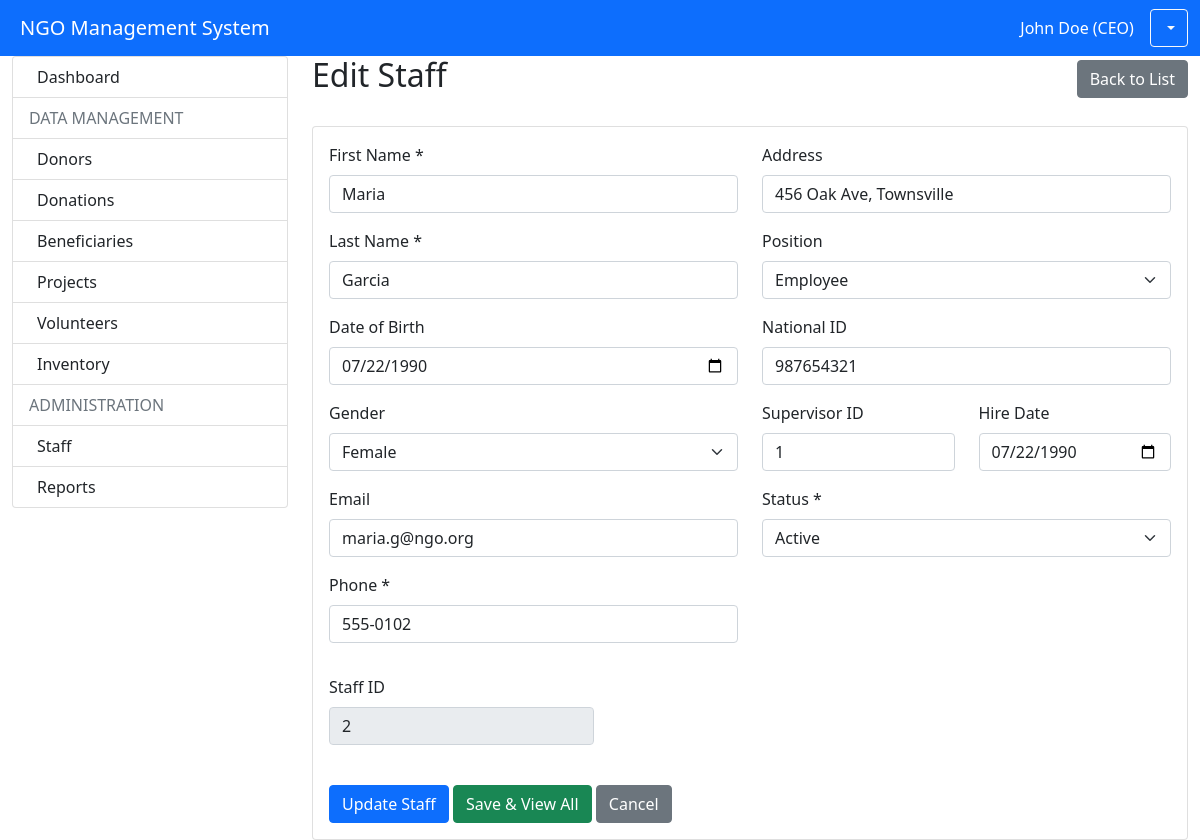
Screenshot of /modules/staff/manage.php?id=2 (signed in) with the database file from the repository.
### tables this page shows
CREATE TABLE `staff` (
  `staff_id` int(11) NOT NULL,
  `first_name` varchar(30) NOT NULL,
  `last_name` varchar(30) NOT NULL,
  `email` varchar(30) NOT NULL,
  `nid` int(11) NOT NULL,
  `address` varchar(50) NOT NULL,
  `dob` date NOT NULL,
  `gender` varchar(10) DEFAULT NULL,
  `phone` varchar(16) NOT NULL,
  `position` varchar(40) NOT NULL,
  `status` enum('Active','Fired','Quit') DEFAULT 'Active',
  `supervisor_id` int(11) DEFAULT NULL,
  `hire_date` date DEFAULT NULL
);

### modules/staff/manage.php (the view, shortened to what this page needs)
<?php
require_once '../../config.php';
$staff_id = $_GET['id'] ?? 0;
$staff = null;
if ($staff_id) {
    $stmt = $pdo->prepare("SELECT * FROM Staff WHERE staff_id = ?");
    $stmt->execute([$staff_id]);
    $staff = $stmt->fetch();
}
?>
<!DOCTYPE html>
<html lang="en">
<head>
    <link href="https://cdn.jsdelivr.net/npm/bootstrap@5.1.3/dist/css/bootstrap.min.css" rel="stylesheet">
</head>
<body>
    <?php include '../../includes/header.php'; ?>
    <div class="container-fluid">
        <div class="row">
            <div class="col-md-3">
                <?php include '../../includes/sidebar.php'; ?>
            </div>
            <div class="col-md-9">
                <div class="d-flex justify-content-between align-items-center mb-4">
                    <h2><?php echo $staff_id ? 'Edit Staff' : 'Add New Staff'; ?></h2>
                    <a href="view.php" class="btn btn-secondary">Back to List</a>
                </div>
                <div class="card">
                    <div class="card-body">
                        <form method="POST" action="">
                            <div class="row">
                                <div class="col-md-6">
                                    <div class="mb-3">
                                        <label class="form-label">First Name *</label>
                                        <input type="text" class="form-control" name="first_name"
                                               value="<?php echo htmlspecialchars($staff['first_name'] ?? ''); ?>" required>
                                    </div>
                                    <div class="mb-3">
                                        <label class="form-label">Last Name *</label>
                                        <input type="text" class="form-control" name="last_name"
                                               value="<?php echo htmlspecialchars($staff['last_name'] ?? ''); ?>" required>
                                    </div>
                                    <div class="mb-3">
                                        <label class="form-label">Date of Birth</label>
                                        <input type="date" class="form-control" name="dob"
                                               value="<?php echo $staff['dob'] ?? ''; ?>">
                                    </div>
                                    <div class="mb-3">
                                        <label class="form-label">Gender</label>
                                        <select class="form-select" name="gender">
                                            <option value="Female" <?php echo ($staff['gender'] ?? '') == 'Female' ? 'selected' : ''; ?>>Female</option>
                                        </select>
                                    </div>
                                    <div class="mb-3">
                                        <label class="form-label">Email</label>
                                        <input type="email" class="form-control" name="email"
                                               value="<?php echo htmlspecialchars($staff['email'] ?? ''); ?>">
                                    </div>
                                    <div class="mb-3">
                                        <label class="form-label">Phone *</label>
                                        <input type="text" class="form-control" name="phone"
                                               value="<?php echo htmlspecialchars($staff['phone'] ?? ''); ?>" required>
                                    </div>
                                </div>
                                <div class="col-md-6">
                                    <div class="mb-3">
                                        <label class="form-label">Address</label>
                                        <input type="text" class="form-control" name="address"
                                               value="<?php echo htmlspecialchars($staff['address'] ?? ''); ?>">
                                    </div>
                                    <div class="mb-3">
                                        <label class="form-label">Position</label>
                                        <select class="form-select" name="position" id="position" required>
                                        <option value="Employee">Employee</option>
                                        </select>
                                    </div>
                                    <div class="mb-3">
                                        <label class="form-label">National ID</label>
                                        <input type="text" class="form-control" name="nid"
                                               value="<?php echo $staff['nid'] ?? ''; ?>">
                                    </div>
                                    <div class="row">
                                        <div class="col-md-6">
                                            <div class="mb-3">
                                                <label class="form-label">Supervisor ID</label>
                                                <input type="number" class="form-control" name="supervisor_id"
                                                       value="<?php echo htmlspecialchars($staff['supervisor_id'] ?? ''); ?>" required>
                                            </div>
                                        </div>
                                        <div class="col-md-6">
                                            <div class="mb-3">
                                            <label class="form-label">Hire Date</label>
                                            <input type="date" class="form-control" name="hire_date"
                                                value="<?php echo $staff['dob'] ?? ''; ?>">
                                            </div>
                                        </div>
                                    </div>
                                    <div class="mb-3">
                                        <label class="form-label">Status *</label>
                                        <select class="form-select" name="status" required>
                                            <option value="Active" <?php echo ($staff['status'] ?? 'Active') == 'Active' ? 'selected' : ''; ?>>Active</option>
                                        </select>
                                    </div>
                                </div>
                            </div>
                            <?php if ($staff_id): ?>
                            <div class="row mt-3">
                                <div class="col-md-4">
                                    <div class="mb-3">
                                        <label class="form-label">Staff ID</label>
                                        <input type="text" class="form-control" value="<?php echo $staff_id; ?>" readonly>
                                    </div>
                                </div>
                            </div>
                            <?php endif; ?>
                            <div class="mt-4">
                                <button type="submit" name="save" class="btn btn-primary">
                                    <?php echo $staff_id ? 'Update' : 'Save'; ?> Staff
                                </button>
                                <button type="submit" name="save_and_view" class="btn btn-success">
                                    Save & View All
                                </button>
                                <a href="view.php" class="btn btn-secondary">Cancel</a>
                            </div>
                        </form>
                    </div>
                </div>
            </div>
        </div>
    </div>
</body>
</html>

### rows the page displays
staff: first_name "Maria", last_name "Garcia", dob "07/22/1990", gender "Female", email "maria.g@ngo.org", phone "555-0102", address "456 Oak Ave, Townsville", nid "987654321", supervisor_id "1", hire_date "07/22/1990", status "Active"

### other values shown
$_SESSION['full_name'] "John Doe (CEO)"
